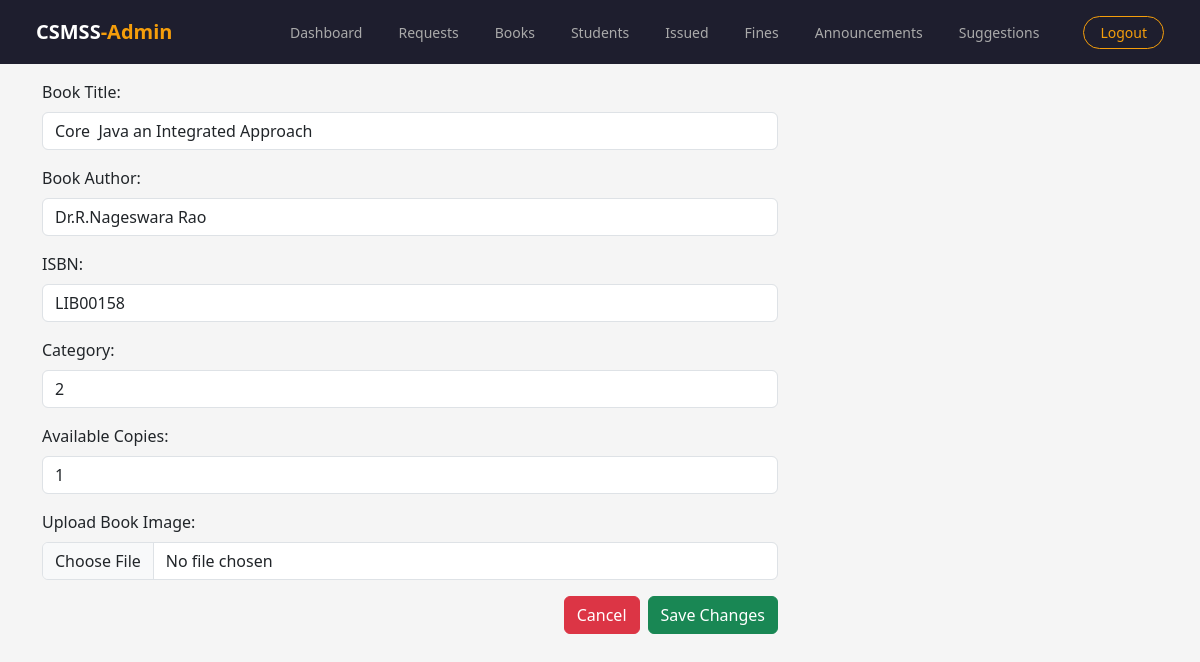
The page /admin/books/edit/158/ (signed in) on the database as committed earlier.
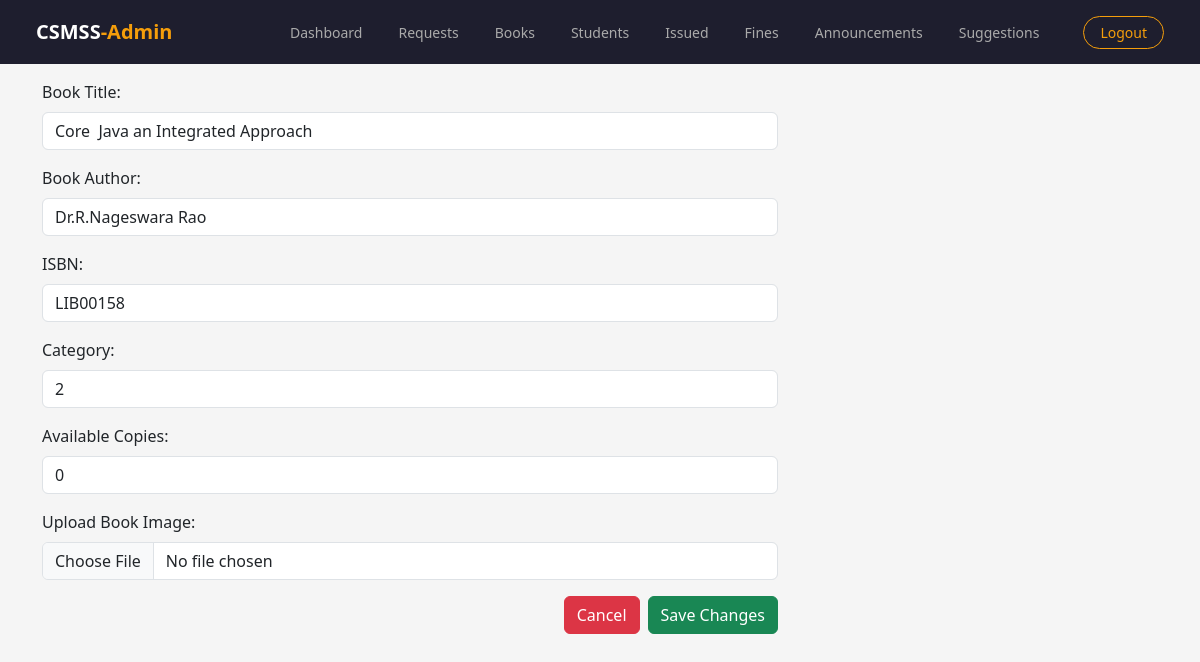
The same page on the database as committed later.
### models.py (models this page shows)
class Books(db.Model):
    __tablename__ = 'Books'
    id = db.Column(db.Integer, primary_key=True)
    title = db.Column(db.String(500), nullable=False)
    author = db.Column(db.String(500), nullable=False)
    isbn = db.Column(db.String(140), nullable=False)
    category_id = db.Column(db.Integer, nullable=False)
    total_copies = db.Column(db.Integer, nullable=False)
    available_copies = db.Column(db.Integer, nullable=False)
    cover_image = db.Column(db.String(200))

### app.py (the view, shortened to what this page needs)
@app.route("/admin/books/edit/<int:book_id>/", methods=['GET', 'POST'])
def edit_book(book_id):
    if session.get('role') != 'admin':
        return redirect(url_for('admin_login'))
    book_to_edit = Books.query.get_or_404(book_id)
    return render_template('admin/edit_book.html', book=book_to_edit)

### templates/admin/edit_book.html (shortened to what this page needs)
{% extends 'base_admin.html' %}
{% block content %}
    <form method="POST" action="/admin/books/edit/{{ book.id }}/" enctype="multipart/form-data">
        <div class="container pt-3">
            <div class="row">
                <div class="col-md-8">
                    <div class="mb-3">
                        <label for="Book-Title" class="form-label">Book Title:</label>
                        <input type="text" name="title" value="{{ book.title }}" class="form-control">
                    </div>
                    <div class="mb-3">
                        <label for="Book-Author" class="form-label">Book Author:</label>
                        <input type="text" name="author" value="{{ book.author }}" class="form-control">
                    </div>
                    <div class="mb-3">
                        <label for="ISBN" class="form-label">ISBN:</label>
                        <input type="text" name="isbn" value="{{ book.isbn }}" class="form-control">
                    </div>
                    <div class="mb-3">
                        <label for="category" class="form-label">Category:</label>
                        <input type="text" name="category" value="{{ book.category_id }}" class="form-control">
                    </div>
                    <div class="mb-3">
                        <label for="available_copies" class="form-label">Available Copies:</label>
                        <input type="number" name="available_copies" value="{{ book.available_copies }}" class="form-control">
                    </div>
                    <div class="mb-3">
                        <label for="cover_image" class="form-label">Upload Book Image:</label>
                        <input type="file" name="cover_image" class="form-control">
                    </div>
                    <div class=" gap-2 d-md-flex justify-content-end md-4 ">
                        <a class="btn btn-danger" href="/manage_books" role="button">Cancel</a>
                        <button type="submit" class="btn btn-success">Save Changes</button>
                    </div>
                </div>
            </div>
        </div>
    </form>
{% endblock %}

Rows that differ between the two databases and show on the page:
changed Books "Core Java an Integrated Approach": available_copies "1" → "0"
